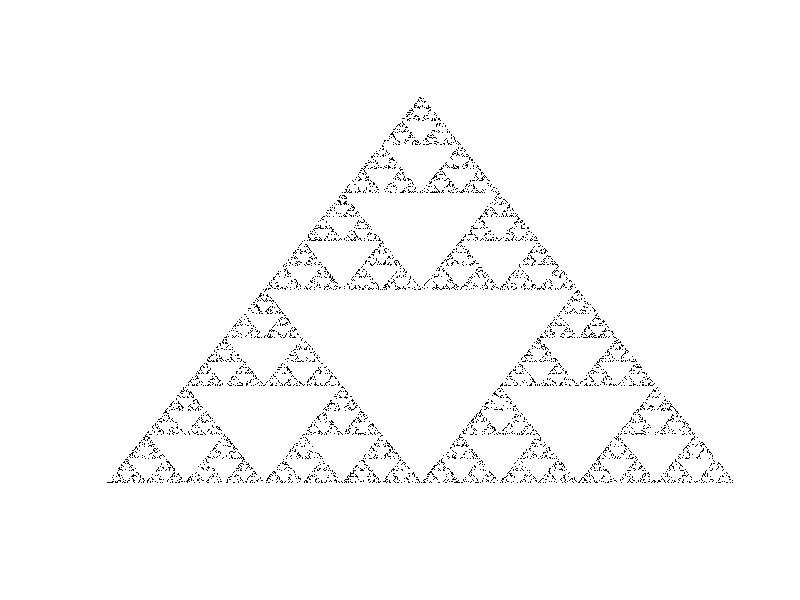

Reproduce this figure in R.
# Koche Snowflake - Random Iteration Method
# 
#--------------------------------------------------------
#--------------------------------------------------------
# IFS:
# f_i(x) = \lambda_i R_i*x + v_i, i = 1, ..., m
# 
# Setup (ifs_data.csv should be in your working directory
#--------------------------------------------------------
#--------------------------------------------------------

data1 <- read.csv(file="ifs_data.csv",header = TRUE,stringsAsFactors = FALSE)

nr<-length(count.fields("ifs_data.csv", skip = 1))

data_fix <- data1[3:8]
for(i in 1:6){
  for(j in 1:nr){
    data_fix[i][j,1] <- sapply(data_fix[i][j,1], function(x) eval(parse(text=x)))}
}

data1[3:8]<-data_fix

# Input the ifs name, and number of iterations-----------------------------
#--------------------------------------------------------------------------
#--------------------------------------------------------------------------

ifs <- "SierpinskiGasket"
#ifs <- "SierpinskiCarpet"
#ifs <- "SierpinskiPentagon"
#ifs <- "Pentadentrite"
#ifs <- "KochSnowflake"
#ifs <- "Disjoint_Pairs"
#ifs <- "Stretched_Square"
#ifs <- "My_Snowflake"
#ifs <- "Heighway_Dragon"
#ifs <- "Twin_Dragon"
#ifs <- "Levy_Dragon"
#ifs <- "Terdragon"
#ifs <- "Fudgeflake"
#ifs <- "Golden_Dragon"
#ifs <- "Golden_Dragon_Z2"
#ifs <- "Pythagorean_Tree"
#ifs <- "Binary_Tree"
#ifs <- "Fibonacci_Snowflake"


# Number of iterations
N <- 10000

#---------------------------------------------------------------------------
#---------------------------------------------------------------------------


k<-1
while (data1[1][k,1]!= ifs) {
  k <- k+1
}

m <- data1[2][k,1]


# Starting Point
x_0 <- data1[7][k,1]
y_0 <- data1[8][k,1]

# scale
lambda <- as.numeric(data1["lambda"][k:(k+m-1),1])

# rotation angles
theta <- as.numeric(data1["theta"][k:(k+m-1),1])

# rotation matrices 
R <- list()
for(i in 1:m){
  R[[i]] <- matrix(data=c(cos(theta[i]), -sin(theta[i]), sin(theta[i]), cos(theta[i])), nrow = 2, ncol = 2, byrow = TRUE)
}

# shifts 
V <- list()

for(j in 1:m){
  x <- as.numeric(data1["x_shift"][k:(k+m-1),1])
  y <- as.numeric(data1["y_shift"][k:(k+m-1),1])
  V[[j]] <- c(x[j], y[j])
}

# the ifs, FF(i, x) = f_i(x)
FF <- function(i, input_vector){
  output_vector <- c(lambda[i]*unlist(R[[i]])%*%input_vector + unlist(V[[i]]))
  return(output_vector)}

# Decisions for which function to use in each iteration 
# P(v_i) = 1/m for 1 = 1, ..., m
D <- sample(c(1:m),N,replace = TRUE)

X <- list() # A list to hold the points of the gasket

# Starting point
X[[1]] <- c(x_0,y_0)

# Apply the functions, in the order of D, to (x_0, y_0)
for(n in 2:N){
  X[[n]] <- FF(D[[n-1]], unlist(X[[n-1]]))
}

# Prepare for plotting
M<- c(x_0,y_0)
for(i in 2:N){
  M <- rbind(M,X[[i]])  
}

# Plot the points
plot(x=M[,1],y=M[,2],
     xlab ="",ylab="",pch='.',frame.plot=FALSE, axes = FALSE)
